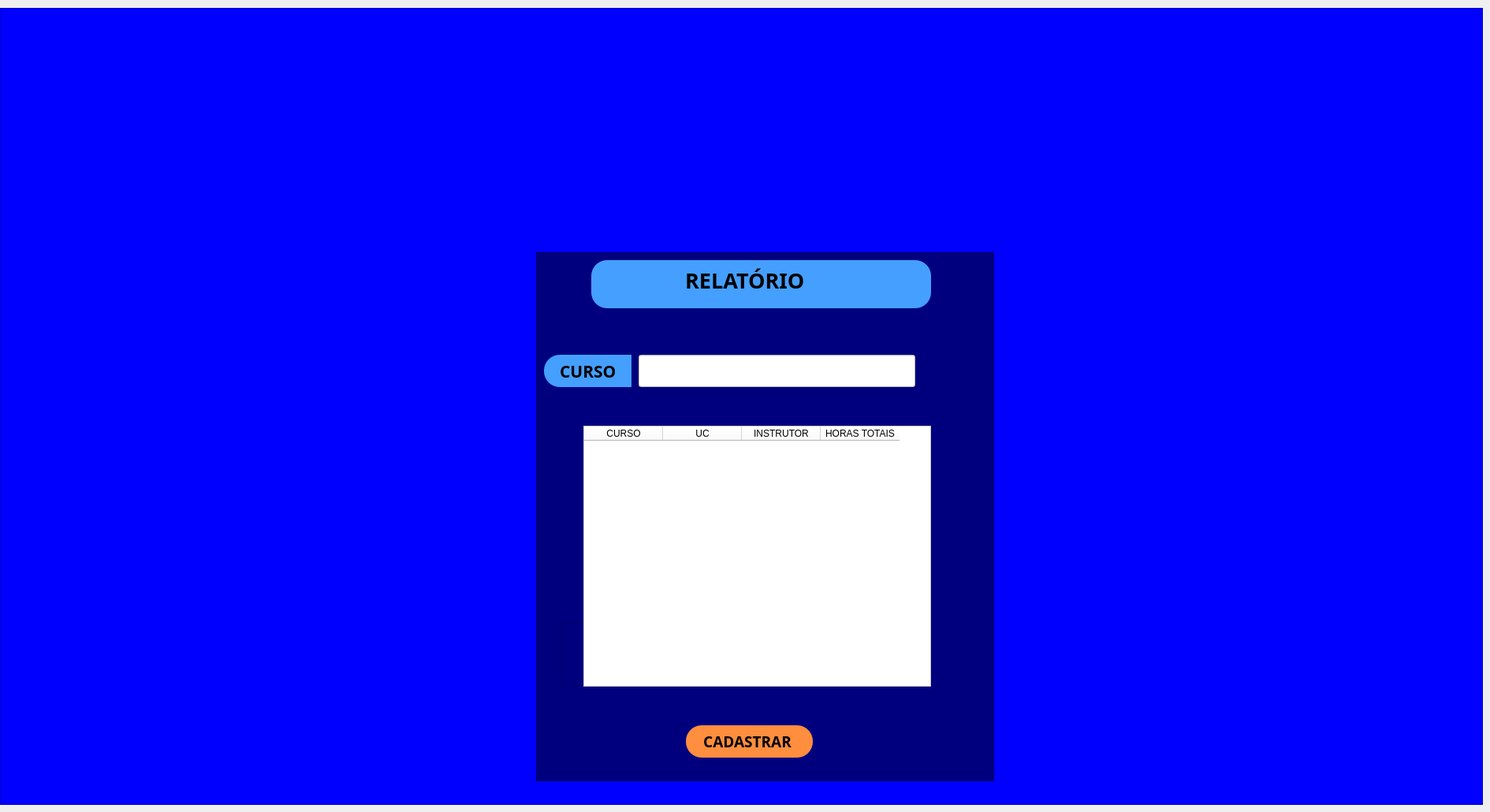
    <widget class="QWidget" name="tab_3">
     <attribute name="title">
      <string>Page</string>
     </attribute>
     <widget class="QFrame" name="frame_29">
      <property name="geometry">
       <rect>
        <x>0</x>
        <y>10</y>
        <width>1881</width>
        <height>1011</height>
       </rect>
      </property>
      <property name="styleSheet">
       <string notr="true">background-color: rgb(0, 0, 0);
background-color: rgb(0, 0, 255);</string>
      </property>
      <property name="frameShape">
       <enum>QFrame::StyledPanel</enum>
      </property>
      <property name="frameShadow">
       <enum>QFrame::Raised</enum>
      </property>
      <widget class="QLabel" name="label_25">
       <property name="geometry">
        <rect>
         <x>100</x>
         <y>10</y>
         <width>1641</width>
         <height>291</height>
        </rect>
       </property>
       <property name="text">
        <string/>
       </property>
       <property name="pixmap">
        <pixmap>../Icon, itens e etc/banner_senac_v2.png</pixmap>
       </property>
      </widget>
      <widget class="QFrame" name="frame_32">
       <property name="geometry">
        <rect>
         <x>680</x>
         <y>310</y>
         <width>581</width>
         <height>671</height>
        </rect>
       </property>
       <property name="styleSheet">
        <string notr="true">background-color: rgb(0, 0, 127);</string>
       </property>
       <property name="frameShape">
        <enum>QFrame::StyledPanel</enum>
       </property>
       <property name="frameShadow">
        <enum>QFrame::Raised</enum>
       </property>
       <widget class="QFrame" name="frame_33">
        <property name="geometry">
         <rect>
          <x>70</x>
          <y>10</y>
          <width>431</width>
          <height>61</height>
         </rect>
        </property>
        <property name="styleSheet">
         <string notr="true">background-color: rgb(69, 159, 255);
    border-radius: 20px;
</string>
        </property>
        <property name="frameShape">
         <enum>QFrame::StyledPanel</enum>
        </property>
        <property name="frameShadow">
         <enum>QFrame::Raised</enum>
        </property>
        <widget class="QLabel" name="label_26">
         <property name="geometry">
          <rect>
           <x>70</x>
           <y>0</y>
           <width>331</width>
           <height>51</height>
          </rect>
         </property>
         <property name="font">
          <font>
           <family>Arial Black</family>
           <pointsize>20</pointsize>
           <weight>75</weight>
           <bold>true</bold>
          </font>
         </property>
         <property name="text">
          <string>       RELATÓRIO</string>
         </property>
        </widget>
       </widget>
       <widget class="QFrame" name="frame_35">
        <property name="geometry">
         <rect>
          <x>30</x>
          <y>470</y>
          <width>120</width>
          <height>80</height>
         </rect>
        </property>
        <property name="frameShape">
         <enum>QFrame::StyledPanel</enum>
        </property>
        <property name="frameShadow">
         <enum>QFrame::Raised</enum>
        </property>
       </widget>
       <widget class="QPushButton" name="btn_carregar">
        <property name="geometry">
         <rect>
          <x>190</x>
          <y>600</y>
          <width>161</width>
          <height>41</height>
         </rect>
        </property>
        <property name="font">
         <font>
          <family>Arial Black</family>
          <pointsize>14</pointsize>
          <weight>75</weight>
          <bold>true</bold>
         </font>
        </property>
        <property name="styleSheet">
         <string notr="true">background-color: rgb(69, 159, 255);
background-color: rgb(255, 142, 62);
    border-radius: 20px;</string>
        </property>
        <property name="text">
         <string>CADASTRAR </string>
        </property>
       </widget>
       <widget class="QFrame" name="frame_34">
        <property name="geometry">
         <rect>
          <x>10</x>
          <y>130</y>
          <width>111</width>
          <height>41</height>
         </rect>
        </property>
        <property name="styleSheet">
         <string notr="true">background-color: rgb(69, 159, 255);
    border-radius: 20px;
</string>
        </property>
        <property name="frameShape">
         <enum>QFrame::StyledPanel</enum>
        </property>
        <property name="frameShadow">
         <enum>QFrame::Raised</enum>
        </property>
        <widget class="QLabel" name="label_27">
         <property name="geometry">
          <rect>
           <x>70</x>
           <y>0</y>
           <width>331</width>
           <height>51</height>
          </rect>
         </property>
         <property name="font">
          <font>
           <family>Arial Black</family>
           <pointsize>20</pointsize>
           <weight>75</weight>
           <bold>true</bold>
          </font>
         </property>
         <property name="text">
          <string>       RELATÓRIO</string>
         </property>
        </widget>
        <widget class="QLabel" name="label_28">
         <property name="geometry">
          <rect>
           <x>50</x>
           <y>20</y>
           <width>331</width>
           <height>51</height>
          </rect>
         </property>
         <property name="font">
          <font>
           <family>Arial Black</family>
           <pointsize>20</pointsize>
           <weight>75</weight>
           <bold>true</bold>
          </font>
         </property>
         <property name="text">
          <string>       RELATÓRIO</string>
         </property>
        </widget>
        <widget class="QLabel" name="label_29">
         <property name="geometry">
          <rect>
           <x>60</x>
           <y>20</y>
           <width>331</width>
           <height>51</height>
          </rect>
         </property>
         <property name="font">
          <font>
           <family>Arial Black</family>
           <pointsize>20</pointsize>
           <weight>75</weight>
           <bold>true</bold>
          </font>
         </property>
         <property name="text">
          <string>       RELATÓRIO</string>
         </property>
        </widget>
        <widget class="QLabel" name="label_30">
         <property name="geometry">
          <rect>
           <x>20</x>
           <y>0</y>
           <width>101</width>
           <height>41</height>
          </rect>
         </property>
         <property name="font">
          <font>
           <family>Arial Black</family>
           <pointsize>16</pointsize>
           <weight>75</weight>
           <bold>true</bold>
          </font>
         </property>
         <property name="text">
          <string>CURSO</string>
         </property>
        </widget>
       </widget>
       <widget class="QLineEdit" name="txt_curso_2">
        <property name="geometry">
         <rect>
          <x>130</x>
          <y>130</y>
          <width>351</width>
          <height>41</height>
         </rect>
        </property>
        <property name="styleSheet">
         <string notr="true">background-color: rgb(255, 255, 255);</string>
        </property>
       </widget>
       <widget class="QTableWidget" name="txt_tabela">
        <property name="geometry">
         <rect>
          <x>60</x>
          <y>220</y>
          <width>441</width>
          <height>331</height>
         </rect>
        </property>
        <property name="styleSheet">
         <string notr="true">background-color: rgb(255, 255, 255);</string>
        </property>
        <column>
         <property name="text">
          <string>CURSO</string>
         </property>
        </column>
        <column>
         <property name="text">
          <string>UC</string>
         </property>
        </column>
        <column>
         <property name="text">
          <string>INSTRUTOR</string>
         </property>
        </column>
        <column>
         <property name="text">
          <string>HORAS TOTAIS</string>
         </property>
        </column>
       </widget>
      </widget>
     </widget>
    </widget>
